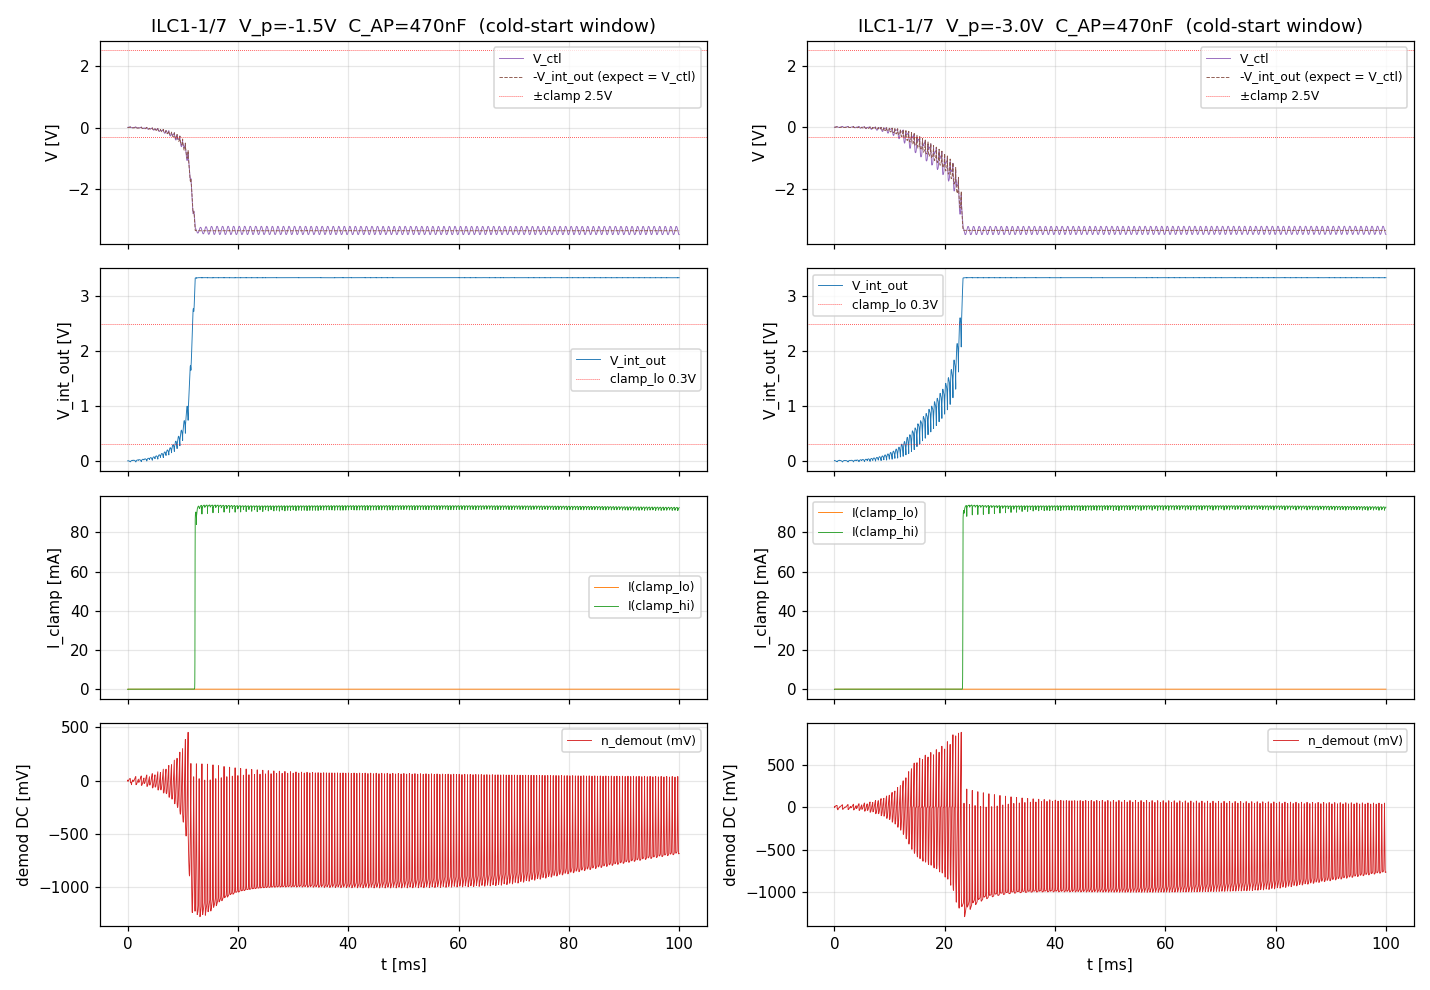

Source code (Python):
"""Investigate ILC1-1/7's V_ctl_pk = +3.48 V cold-start overshoot at both
V_p variants. Captures diode-clamp currents and integrator internal nodes,
plots the cold-start window.

C_AP=470nF, no soft-start, full T_END=5s but we focus the plot on the first
100 ms where the overshoot occurs.
"""
import sys, csv, time, re, subprocess
import numpy as np
import matplotlib
matplotlib.use("Agg")
import matplotlib.pyplot as plt
from pathlib import Path
from concurrent.futures import ThreadPoolExecutor, as_completed
HERE = Path(__file__).resolve().parent
sys.path.insert(0, str(HERE))
from test_closed_loop import TUBES, make_netlist, metrics, WORK

C_AP_NEW = 470e-9

# Extra signals to capture for clamp-path debugging
EXTRA_SIGNALS = ["i(V_clamp_lo)", "i(V_clamp_hi)", "v(n_int_minus)", "v(n_int_pidp)"]


def patch_extra_signals(netlist_text):
    """Append EXTRA_SIGNALS to the .save and wrdata lines."""
    extras = " " + " ".join(EXTRA_SIGNALS)
    lines = []
    for line in netlist_text.splitlines():
        if line.startswith(".save "):
            line = line + extras
        elif line.startswith("wrdata "):
            line = line + extras
        lines.append(line)
    return "\n".join(lines)


def run_case(vp_label, vp_value):
    spec = TUBES["ilc11_7"]
    mc = {"r_amb": spec["r_amb"], "sigma_eps_A": spec["sigma_eps_A"],
          "c_th": spec["c_th"], "r_top_ref": spec["r_top_ref"],
          "r_bot_ref": spec["r_bot_ref"], "r_sense": spec["r_sense"],
          "c_ap": C_AP_NEW, "jfet_vp": vp_value}
    if spec.get("booster"):                mc["booster"] = True
    if spec.get("buf_fb1") is not None:    mc["buf_fb1"] = spec["buf_fb1"]
    if spec.get("buf_fb_ap") is not None:  mc["buf_fb_ap"] = spec["buf_fb_ap"]
    if spec.get("v_buf") is not None:      mc["v_buf"] = spec["v_buf"]
    if spec.get("ce_buf"):                 mc["ce_buf"] = True
    if spec.get("mos_buf"):                mc["mos_buf"] = True

    label = f"diag_ilc7_peak_vp{vp_label}"
    cir = WORK / f"{label}.cir"
    dat = WORK / f"{label}.data"
    raw = make_netlist(dat, v_preset=0.0, t_ramp=0.0,
                      r_int_scale=spec["r_int_scale"], mc=mc)
    cir.write_text(patch_extra_signals(raw))

    t0 = time.time()
    res = subprocess.run(["ngspice", "-b", cir.name],
                         cwd=WORK, capture_output=True, text=True)
    wall = time.time() - t0
    if res.returncode != 0:
        print("STDERR tail:", res.stderr[-2000:])
        raise RuntimeError(f"ngspice failed for {label}")
    d = np.loadtxt(dat)
    # keep dat file for further analysis

    # Column layout: 14 signals (10 original + 4 extra), wrdata writes t,v,t,v...
    # → 28 columns. Even indices = time, odd = value.
    cols = ["v_osc_drive", "v_ap_drive", "node_A", "node_B", "n_diff",
            "n_demout", "v_ctl", "v_int_out", "T_node", "r_fil",
            "i_clamp_lo", "i_clamp_hi", "n_int_minus", "n_int_pidp"]
    r = {"t": d[:, 0]}
    for i, c in enumerate(cols):
        r[c] = d[:, 2*i + 1]
    return vp_label, vp_value, wall, r


def main():
    cases = [("typ", -1.5), ("max", -3.0)]
    print(f"Running ILC1-1/7 V_p sweep with extra clamp signals", flush=True)
    runs = {}
    with ThreadPoolExecutor(max_workers=2) as ex:
        futs = {ex.submit(run_case, lbl, v): (lbl, v) for lbl, v in cases}
        for fut in as_completed(futs):
            lbl, v, wall, r = fut.result()
            runs[lbl] = (v, wall, r)
            v_ctl_pk = np.max(r["v_ctl"])
            t_pk = r["t"][np.argmax(r["v_ctl"])]
            print(f"  V_p={v:+.1f}V  wall={wall/60:.1f} min  "
                  f"V_ctl_pk={v_ctl_pk:+.3f}V at t={t_pk*1e3:.2f}ms",
                  flush=True)

    # Plot cold-start window (0-100 ms) for both V_p side by side
    fig, axes = plt.subplots(4, 2, figsize=(13, 9), sharex='col')
    for col, lbl in enumerate(("typ", "max")):
        v, wall, r = runs[lbl]
        t_ms = r["t"] * 1e3
        # zoom to first 100 ms
        m = t_ms <= 100
        axes[0, col].set_title(f"ILC1-1/7  V_p={v:+.1f}V  C_AP=470nF  (cold-start window)")
        axes[0, col].plot(t_ms[m], r["v_ctl"][m], color="C4", lw=0.6, label="V_ctl")
        axes[0, col].plot(t_ms[m], -r["v_int_out"][m], color="C5", lw=0.6, ls="--", label="-V_int_out (expect = V_ctl)")
        axes[0, col].axhline(2.5, color="r", lw=0.5, ls=":", label="±clamp 2.5V")
        axes[0, col].axhline(-0.3, color="r", lw=0.5, ls=":")
        axes[0, col].set_ylabel("V [V]"); axes[0, col].grid(True, alpha=0.3); axes[0, col].legend(loc="best", fontsize=8)
        axes[1, col].plot(t_ms[m], r["v_int_out"][m], color="C0", lw=0.6, label="V_int_out")
        axes[1, col].axhline(2.5, color="r", lw=0.5, ls=":")
        axes[1, col].axhline(0.3, color="r", lw=0.5, ls=":", label="clamp_lo 0.3V")
        axes[1, col].set_ylabel("V_int_out [V]"); axes[1, col].grid(True, alpha=0.3); axes[1, col].legend(loc="best", fontsize=8)
        axes[2, col].plot(t_ms[m], r["i_clamp_lo"][m]*1e3, color="C1", lw=0.6, label="I(clamp_lo)")
        axes[2, col].plot(t_ms[m], r["i_clamp_hi"][m]*1e3, color="C2", lw=0.6, label="I(clamp_hi)")
        axes[2, col].set_ylabel("I_clamp [mA]"); axes[2, col].grid(True, alpha=0.3); axes[2, col].legend(loc="best", fontsize=8)
        axes[3, col].plot(t_ms[m], r["n_demout"][m]*1e3, color="C3", lw=0.6, label="n_demout (mV)")
        axes[3, col].set_ylabel("demod DC [mV]"); axes[3, col].set_xlabel("t [ms]"); axes[3, col].grid(True, alpha=0.3); axes[3, col].legend(loc="best", fontsize=8)
    fig.tight_layout()
    out_png = HERE / "diag_ilc7_peak.png"
    fig.savefig(out_png, dpi=110)
    print(f"\nPlot: {out_png}")

    # Peak summary: report V_ctl_min (deepest cold-start swing), the time it
    # occurs, V_int_out at that moment, and the clamp diode peak current.
    print("\n=== Peak analysis ===")
    for lbl, (v, wall, r) in runs.items():
        i_min = np.argmin(r["v_ctl"])
        i_max_hi = np.argmax(r["i_clamp_hi"])
        i_min_lo = np.argmin(r["i_clamp_lo"])
        # OP value (last 50 ms mean)
        late = r["t"] > (r["t"][-1] - 0.05)
        v_ctl_op   = float(np.trapezoid(r["v_ctl"][late], r["t"][late]) / (r["t"][late][-1] - r["t"][late][0]))
        v_int_op   = float(np.trapezoid(r["v_int_out"][late], r["t"][late]) / (r["t"][late][-1] - r["t"][late][0]))
        i_clamp_hi_op = float(np.trapezoid(r["i_clamp_hi"][late], r["t"][late]) / (r["t"][late][-1] - r["t"][late][0]))
        print(f"\n  V_p={v:+.1f} V:")
        print(f"    Cold-start kick (V_ctl most negative):")
        print(f"      V_ctl_min = {r['v_ctl'][i_min]:+.3f} V  at t={r['t'][i_min]*1e3:.2f} ms")
        print(f"      V_int_out @ that t = {r['v_int_out'][i_min]:+.3f} V  (clamp_hi=+2.5V)")
        print(f"      I_clamp_hi @ that t = {r['i_clamp_hi'][i_min]*1e3:+.3f} mA")
        print(f"    Peak clamp_hi current:")
        print(f"      I_clamp_hi_max = {r['i_clamp_hi'][i_max_hi]*1e3:+.3f} mA  at t={r['t'][i_max_hi]*1e3:.2f} ms")
        print(f"      V_int_out @ peak = {r['v_int_out'][i_max_hi]:+.3f} V")
        print(f"    Steady-state (last 50 ms mean):")
        print(f"      V_ctl_OP = {v_ctl_op:+.3f} V,  V_int_out_OP = {v_int_op:+.3f} V")
        print(f"      I_clamp_hi_OP = {i_clamp_hi_op*1e3:+.4f} mA  (>0 = diode conducting in steady state)")
        # Save run as npz for any further analysis
        npz = HERE / f"diag_ilc7_peak_vp{lbl}.npz"
        np.savez(npz, **{k: v_ for k, v_ in r.items()})
        print(f"    Saved {npz.name}")


if __name__ == "__main__":
    main()
